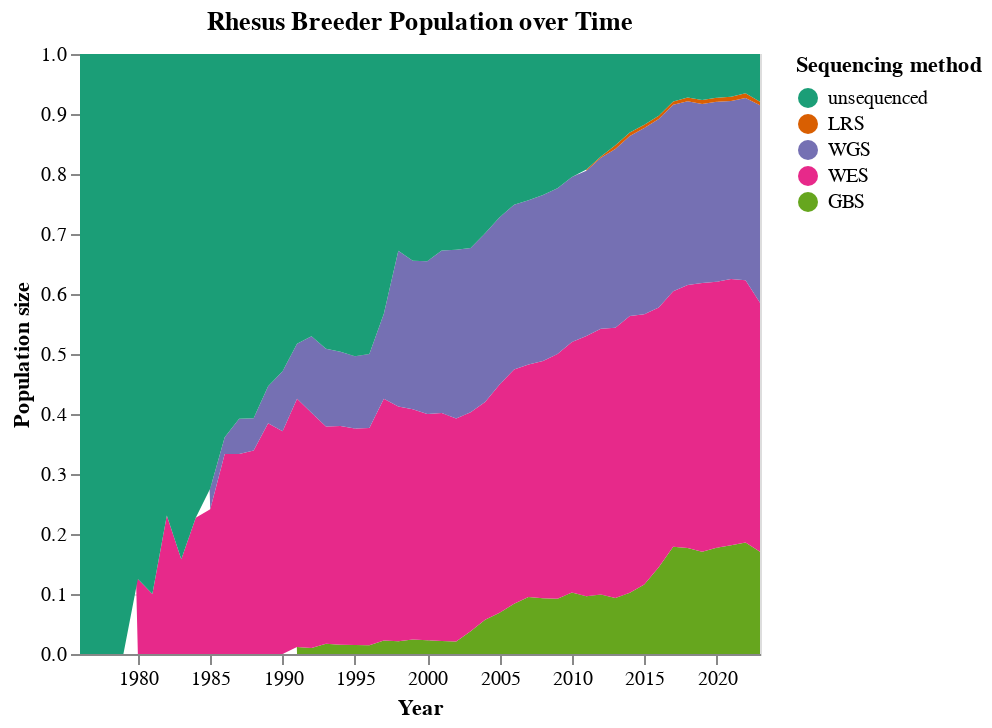

This figure's notebook cell:
### Code cell
alt.data_transformers.disable_max_rows()
alt.Chart(by_fraction).mark_area().encode(
    alt.X("Year", title="Year", scale=alt.Scale(domainMax=alt.DateTime(year=2023, month=1, day=1), clamp=True)),#.scale(domainMax=2023, clamp=True),
    alt.Y("Portion:Q", title="Population size"),
    color=alt.Color("seq:O", title="Sequencing method", sort=["unsequenced", "LRS", "WGS", "WES", "GBS"]).scale(scheme='dark2'), #, sort=["unsequenced", "LRS", "WGS", "WES"]
    order=alt.Order('seq_order:O', sort='ascending')
).properties(
    title=["Rhesus Breeder Population over Time"], #\nas of {date_of_pedigree} #, "With at Least One Offspring ≥ 3 Years Old"
    #height=2000,
    width=340,
).transform_calculate(
    order="{'unsequenced': 0, 'LRS': 1, 'WGS': 2, 'WES': 3, 'GBS': 4}[datum.seq_order]"  
)

### Figure 1 — Vega-Lite specification as saved in the notebook (floating-point values rounded to 4 significant figures; data arrays with more than 128 entries replaced by an {"elided": "..."} marker saying what was removed)
{"config": {"view": {"continuousWidth": 300, "continuousHeight": 300}}, "data": {"name": "data-92a72a5ab37ba551dee75a11b6ad8070"}, "mark": {"type": "area"}, "encoding": {"color": {"field": "seq", "scale": {"scheme": "dark2"}, "sort": ["unsequenced", "LRS", "WGS", "WES", "GBS"], "title": "Sequencing method", "type": "ordinal"}, "order": {"field": "seq_order", "sort": "ascending", "type": "ordinal"}, "x": {"field": "Year", "scale": {"clamp": true, "domainMax": {"day": 1, "month": 1, "year": 2023}}, "title": "Year", "type": "temporal"}, "y": {"field": "Portion", "title": "Population size", "type": "quantitative"}}, "title": ["Rhesus Breeder Population over Time"], "transform": [{"calculate": "{'unsequenced': 0, 'LRS': 1, 'WGS': 2, 'WES': 3, 'GBS': 4}[datum.seq_order]", "as": "order"}], "width": 340, "$schema": "https://vega.github.io/schema/vega-lite/v5.17.0.json", "datasets": {"data-92a72a5ab37ba551dee75a11b6ad8070": {"elided": "182 records"}}}
